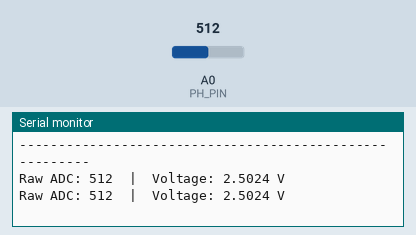
The sketch below on a simulated Arduino Uno, built with avr-gcc and run on an emulated ATmega328P. Parts: the last lines printed to the serial monitor. Inputs (shaded band) come from the test bench; at power-on: A0 (PH_PIN) = 512.

Above: at 2.3 s.
2.4 s: A0 (PH_PIN) set to 716
At 3.7 s:
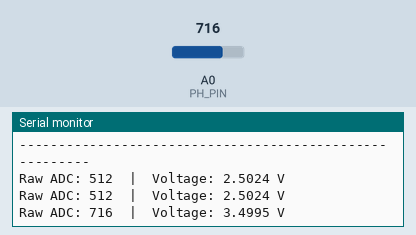
3.9 s: A0 (PH_PIN) set to 900
At 5.0 s:
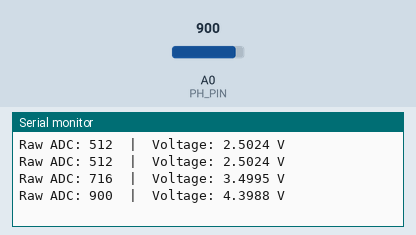
Timing chart, 0 to 6.9 s (numbered marks = the images above; inputs shaded):
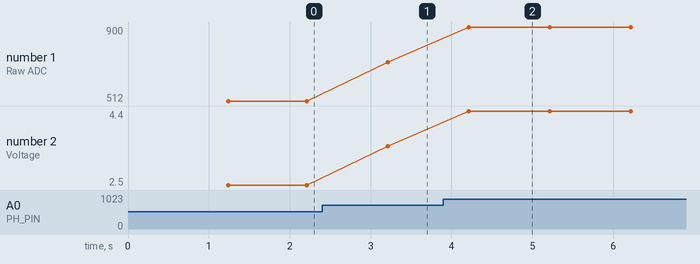

The sketch:

ph_calibration.ino
```cpp
/*
  ----- pH Calibration Notes -----

  Assume a linear model:

      pH = phSlope * voltage + phOffset

  To find phSlope and phOffset:

  1. Upload and run the pH calibration sketch.
  2. Measure voltage in pH 7.00 buffer:
       V7 = <measured voltage at pH 7>
  3. Measure voltage in pH 4.00 buffer (or 10.00):
       V4 = <measured voltage at pH 4>

  Now compute:

      phSlope  = (pH2 - pH1) / (V2 - V1)
               = (4.00 - 7.00) / (V4 - V7)

      phOffset = pH1 - phSlope * V1
               = 7.00 - phSlope * V7

  Example (fake numbers!):
      V7 = 2.50 V at pH 7
      V4 = 3.00 V at pH 4

      phSlope  = (4.00 - 7.00) / (3.00 - 2.50)
               = -3.00 / 0.50
               = -6.0

      phOffset = 7.00 - (-6.0 * 2.50)
               = 7.00 + 15.0
               = 22.0

      So:
        phSlope  = -6.0
        phOffset = 22.0

  Then plug those into the variables below.
*/

const int PH_PIN = A0;

void setup() {
  Serial.begin(9600);
  delay(1000);

  Serial.println("=== pH Calibration Mode ===");
  Serial.println("Rinse probe, place in pH 7 buffer, wait for stable voltage.");
  Serial.println("Record voltage as V7.");
  Serial.println("Then place in pH 4 buffer, wait, and record voltage as V4.");
  Serial.println("--------------------------------------------------------");
}

void loop() {
  // Read raw analog value (0–1023)
  int rawValue = analogRead(PH_PIN);

  // Convert ADC reading to voltage (assuming 5.00V reference)
  float voltage = rawValue * (5.0 / 1023.0);

  Serial.print("Raw ADC: ");
  Serial.print(rawValue);
  Serial.print("  |  Voltage: ");
  Serial.print(voltage, 4);  // 4 decimal places for accuracy
  Serial.println(" V");

  delay(1000);   // 1 reading per second
}
```

Measured:
- after the input at 2.4 s, the serial monitor: prints a new line after 0.81 s (image 1)
- after the input at 3.9 s, the serial monitor: prints a new line after 0.31 s (image 2)
- plotted number 1: 512 → 716 after the input at 2.4 s, 716 → 900 after the input at 3.9 s
- plotted number 2: 2.5 → 3.5 after the input at 2.4 s, 3.5 → 4.4 after the input at 3.9 s
